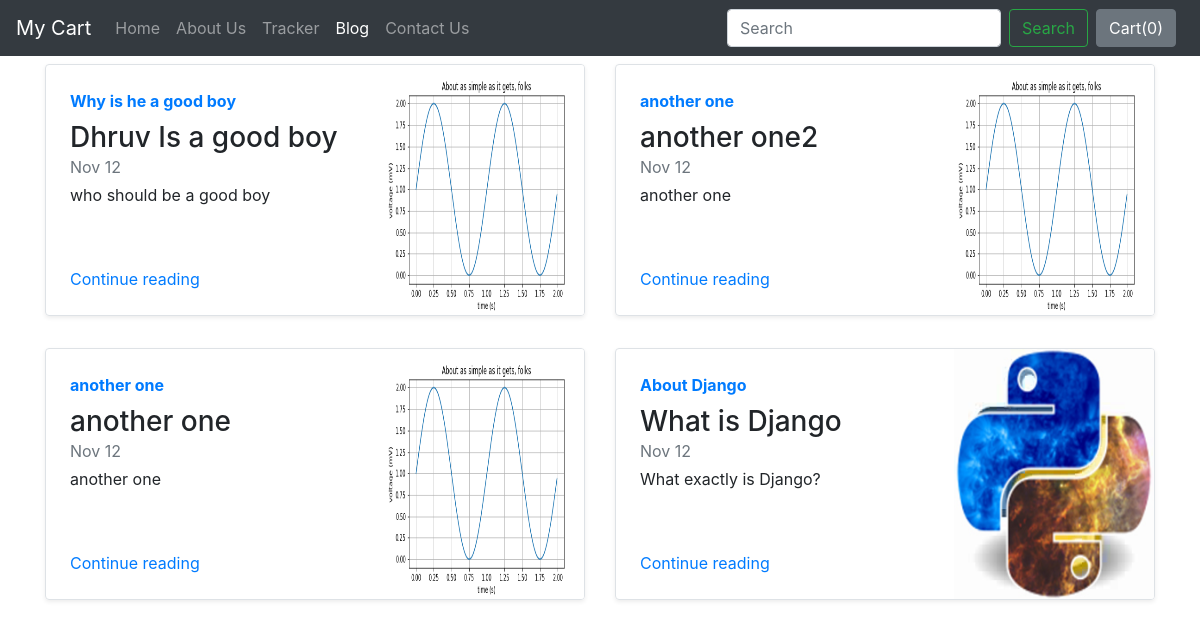
Screenshot of /blog/ with the database file from the repository.
### blog/models.py (models this page shows)
class Blogpost(models.Model):
    post_id = models.AutoField(primary_key=True)
    title = models.CharField(max_length=50)
    head0 = models.CharField(max_length=500, default="")
    chead0 = models.CharField(max_length=5000, default="")
    head1 = models.CharField(max_length=500, default="")
    chead1 = models.CharField(max_length=5000, default="")
    head2 = models.CharField(max_length=500, default="")
    chead2 = models.CharField(max_length=5000, default="")
    pub_date = models.DateField()
    thumbnail = models.ImageField(upload_to='shop/images', default="")
    def __str__(self):
        return self.title

### blog/views.py (the view)
# urls.py: path("", views.index, name="blogHome"),
def index(request):
    myposts = Blogpost.objects.all()
    print(myposts)
    return render(request, 'blog/index.html',
                  {'myposts': myposts})

### blog/templates/blog/index.html
{% extends 'blog/basic.html' %}
{% block body %}
<div class="container">
<div class="row my-2">
    {% for item in myposts %}
        <div class="col-md-6">
            <div
                class="row no-gutters border rounded overflow-hidden flex-md-row mb-4 shadow-sm h-md-250 position-relative">
                <div class="col p-4 d-flex flex-column position-static">
                    <strong class="d-inline-block mb-2 text-primary">{{item.head0}}</strong>
                    <h3 class="mb-0">{{item.title}}</h3>
                    <div class="mb-1 text-muted">Nov 12</div>
                    <p class="card-text mb-auto">{{item.head1}}</p>
                    <a href="blogpost/{{item.post_id}}" class="stretched-link">Continue reading</a>
                </div>
                <div class="col-auto d-none d-lg-block">
                    <img src="/media/{{item.thumbnail}}" class="bd-placeholder-img" width="200" height="250"
                        aria-label="Placeholder: Thumbnail"/>
                </div>
            </div>
        </div>
{% if forloop.counter|divisibleby:2 %}
    </div><div class="row my-2">
    {% endif %}
    {% endfor %}
</div>
{% endblock %}

### rows the page displays
Blogpost: head0 "Why is he a good boy", title "Dhruv Is a good boy", head1 "who should be a good boy", thumbnail (picture)
Blogpost: head0 "another one", title "another one2", head1 "another one", thumbnail (picture)
Blogpost: head0 "another one", title "another one", head1 "another one", thumbnail (picture)
Blogpost: head0 "About Django", title "What is Django", head1 "What exactly is Django?", thumbnail (picture)
